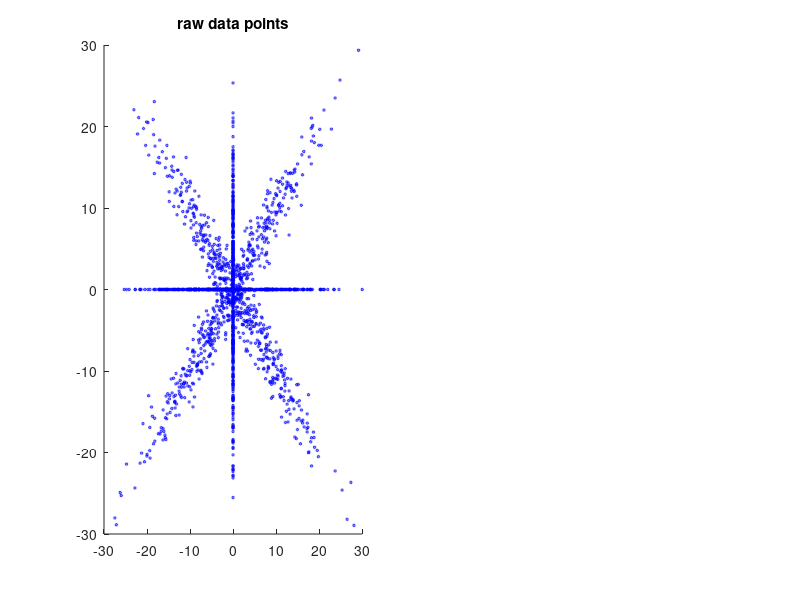

Write MATLAB code to recreate this figure. (Note: this script raises an error after producing the figure.)
N = 2000;
z = [[10 1; -10, 1] * randn(2, N/2), [10 1; 10, -1] * randn(2, N/2)];
p = .3;
eta = (rand(2, N) > p);
x = z.*eta;
trueDict = eye(2);
true_coef = x;
subplot(1,2,1);
scatter(x(1,:), x(2,:), 4, 'MarkerFaceColor', 'b',...
    'MarkerEdgeColor', 'b',...
    'MarkerEdgeAlpha', .5,...
    'MarkerFaceAlpha', .5)
axis([-30, 30, -30,30])
title('raw data points')
%%
% plot the surface of primal formulation for 2 by 2 dictionary
% stand alone, no dependencies
K = 2;
theta1 = -179:1:179;
theta2 = -179:1:0;
obj = nan(length(theta1),length(theta2));
s = 1;
for i = 1:length(theta1)
    for j = 1:length(theta2)
        if i ~= j && i + j ~= 0
            dict = [sin(theta(i)*pi/180) sin(theta(j)*pi/180);...
                  cos(theta(i)*pi/180) cos(theta(j)*pi/180)];  
                tmp = dict\x;
            obj(i,j) = 1/K*sum(sum(abs(tmp)))/N;
        end
    end
end
%% 3d mesh 
mesh(theta1,theta2,log10(min(obj', 10)));
%xlabel('Angle between two atoms');
%ylabel('Objective');
hold on;
view(-30,45)
plot3(0, -90, log10(mean(mean(abs(x))))+0.01,'r.','MarkerSize',30);
[~, ind] = min(obj(:));
xxx = floor(ind/size(obj,1));
yyy = ind - size(obj,1)*xxx;
plot3(theta1(yyy), theta2(xxx), log10(obj(ind))+.01,'g.','MarkerSize',30);
hold off;
%[~, trueInd] = min(abs(cos(theta*pi/180) - mu));
%semilogy(acos(mu)/pi*180,1,'r.','MarkerSize',30)
%hold off;
%saveas(gcf,strcat('contour/ddd',num2str(ii),'.jpg'))
%% 2d contour
subplot(1,2,2);
contour(theta1,theta2,min(log10(obj'),2),40);
title('Objective contour plot')
xlabel('Angle between 1st atom and x-axis (-180, 180)');
ylabel('Angle between 2nd atom and x-axis (-180, 0)');
hold on;
plot(0, -90,'r.','MarkerSize',30)
plot(90, -180,'r.','MarkerSize',30)
plot(180, -90,'r.','MarkerSize',30)
plot(-90, -180,'r.','MarkerSize',30)
plot(-90, 0,'r.','MarkerSize',30)
plot(-180, -90,'r.','MarkerSize',30)
text(5, -90, 'D^*', 'FontWeight', 'bold')
plot(theta1(yyy), theta2(xxx),'g.','MarkerSize',30)
plot(theta1(yyy)-90, theta2(xxx)-90,'g.','MarkerSize',30)
plot(theta1(yyy)+90, theta2(xxx)-90,'g.','MarkerSize',30)
plot(theta1(yyy)-180, theta2(xxx),'g.','MarkerSize',30)
text(theta1(yyy), theta2(xxx), '  global min', 'FontWeight', 'bold')
plot(acos(trueDict(1,2))*180/pi, acos(trueDict(2,2))*180/pi,'r.','MarkerSize',30)
hold off;
%saveas(gcf,strcat('dual/dual',num2str(ii),'.jpg'))


